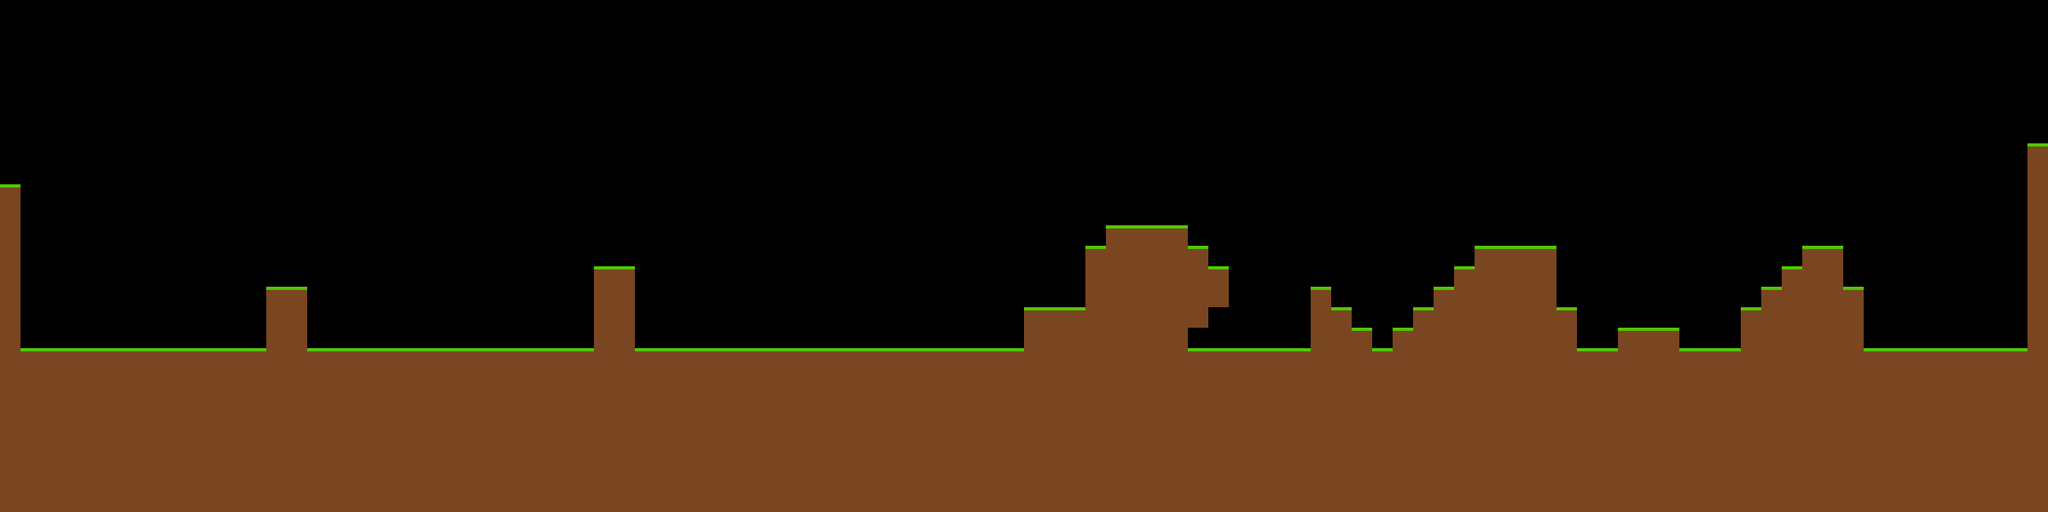

Below is a game level as drawn by its tile map, then a one-line description and the .tmx file that defines it, in full:
An orthogonal 100x25 tile map with 32x32 px tiles, 1 tile layer (Kachelebene 1), 2 tilesets.

<map version="1.0" orientation="orthogonal" renderorder="right-down" width="100" height="25" tilewidth="32" tileheight="32" nextobjectid="1">
 <tileset firstgid="1" name="Tile1" tilewidth="32" tileheight="32" tilecount="1" columns="1">
  <image source="Tile1.png" width="32" height="32" />
 </tileset>
 <tileset firstgid="2" name="Tile2" tilewidth="32" tileheight="32" tilecount="1" columns="1">
  <image source="Tile2.png" width="32" height="32" />
 </tileset>
 <layer name="Kachelebene 1" width="100" height="25">
  <data encoding="csv">
0,0,0,0,0,0,0,0,0,0,0,0,0,0,0,0,0,0,0,0,0,0,0,0,0,0,0,0,0,0,0,0,0,0,0,0,0,0,0,0,0,0,0,0,0,0,0,0,0,0,0,0,0,0,0,0,0,0,0,0,0,0,0,0,0,0,0,0,0,0,0,0,0,0,0,0,0,0,0,0,0,0,0,0,0,0,0,0,0,0,0,0,0,0,0,0,0,0,0,0,
0,0,0,0,0,0,0,0,0,0,0,0,0,0,0,0,0,0,0,0,0,0,0,0,0,0,0,0,0,0,0,0,0,0,0,0,0,0,0,0,0,0,0,0,0,0,0,0,0,0,0,0,0,0,0,0,0,0,0,0,0,0,0,0,0,0,0,0,0,0,0,0,0,0,0,0,0,0,0,0,0,0,0,0,0,0,0,0,0,0,0,0,0,0,0,0,0,0,0,0,
0,0,0,0,0,0,0,0,0,0,0,0,0,0,0,0,0,0,0,0,0,0,0,0,0,0,0,0,0,0,0,0,0,0,0,0,0,0,0,0,0,0,0,0,0,0,0,0,0,0,0,0,0,0,0,0,0,0,0,0,0,0,0,0,0,0,0,0,0,0,0,0,0,0,0,0,0,0,0,0,0,0,0,0,0,0,0,0,0,0,0,0,0,0,0,0,0,0,0,0,
0,0,0,0,0,0,0,0,0,0,0,0,0,0,0,0,0,0,0,0,0,0,0,0,0,0,0,0,0,0,0,0,0,0,0,0,0,0,0,0,0,0,0,0,0,0,0,0,0,0,0,0,0,0,0,0,0,0,0,0,0,0,0,0,0,0,0,0,0,0,0,0,0,0,0,0,0,0,0,0,0,0,0,0,0,0,0,0,0,0,0,0,0,0,0,0,0,0,0,0,
0,0,0,0,0,0,0,0,0,0,0,0,0,0,0,0,0,0,0,0,0,0,0,0,0,0,0,0,0,0,0,0,0,0,0,0,0,0,0,0,0,0,0,0,0,0,0,0,0,0,0,0,0,0,0,0,0,0,0,0,0,0,0,0,0,0,0,0,0,0,0,0,0,0,0,0,0,0,0,0,0,0,0,0,0,0,0,0,0,0,0,0,0,0,0,0,0,0,0,0,
0,0,0,0,0,0,0,0,0,0,0,0,0,0,0,0,0,0,0,0,0,0,0,0,0,0,0,0,0,0,0,0,0,0,0,0,0,0,0,0,0,0,0,0,0,0,0,0,0,0,0,0,0,0,0,0,0,0,0,0,0,0,0,0,0,0,0,0,0,0,0,0,0,0,0,0,0,0,0,0,0,0,0,0,0,0,0,0,0,0,0,0,0,0,0,0,0,0,0,0,
0,0,0,0,0,0,0,0,0,0,0,0,0,0,0,0,0,0,0,0,0,0,0,0,0,0,0,0,0,0,0,0,0,0,0,0,0,0,0,0,0,0,0,0,0,0,0,0,0,0,0,0,0,0,0,0,0,0,0,0,0,0,0,0,0,0,0,0,0,0,0,0,0,0,0,0,0,0,0,0,0,0,0,0,0,0,0,0,0,0,0,0,0,0,0,0,0,0,0,0,
0,0,0,0,0,0,0,0,0,0,0,0,0,0,0,0,0,0,0,0,0,0,0,0,0,0,0,0,0,0,0,0,0,0,0,0,0,0,0,0,0,0,0,0,0,0,0,0,0,0,0,0,0,0,0,0,0,0,0,0,0,0,0,0,0,0,0,0,0,0,0,0,0,0,0,0,0,0,0,0,0,0,0,0,0,0,0,0,0,0,0,0,0,0,0,0,0,0,0,2,
0,0,0,0,0,0,0,0,0,0,0,0,0,0,0,0,0,0,0,0,0,0,0,0,0,0,0,0,0,0,0,0,0,0,0,0,0,0,0,0,0,0,0,0,0,0,0,0,0,0,0,0,0,0,0,0,0,0,0,0,0,0,0,0,0,0,0,0,0,0,0,0,0,0,0,0,0,0,0,0,0,0,0,0,0,0,0,0,0,0,0,0,0,0,0,0,0,0,0,1,
2,0,0,0,0,0,0,0,0,0,0,0,0,0,0,0,0,0,0,0,0,0,0,0,0,0,0,0,0,0,0,0,0,0,0,0,0,0,0,0,0,0,0,0,0,0,0,0,0,0,0,0,0,0,0,0,0,0,0,0,0,0,0,0,0,0,0,0,0,0,0,0,0,0,0,0,0,0,0,0,0,0,0,0,0,0,0,0,0,0,0,0,0,0,0,0,0,0,0,1,
1,0,0,0,0,0,0,0,0,0,0,0,0,0,0,0,0,0,0,0,0,0,0,0,0,0,0,0,0,0,0,0,0,0,0,0,0,0,0,0,0,0,0,0,0,0,0,0,0,0,0,0,0,0,0,0,0,0,0,0,0,0,0,0,0,0,0,0,0,0,0,0,0,0,0,0,0,0,0,0,0,0,0,0,0,0,0,0,0,0,0,0,0,0,0,0,0,0,0,1,
1,0,0,0,0,0,0,0,0,0,0,0,0,0,0,0,0,0,0,0,0,0,0,0,0,0,0,0,0,0,0,0,0,0,0,0,0,0,0,0,0,0,0,0,0,0,0,0,0,0,0,0,0,0,2,2,2,2,0,0,0,0,0,0,0,0,0,0,0,0,0,0,0,0,0,0,0,0,0,0,0,0,0,0,0,0,0,0,0,0,0,0,0,0,0,0,0,0,0,1,
1,0,0,0,0,0,0,0,0,0,0,0,0,0,0,0,0,0,0,0,0,0,0,0,0,0,0,0,0,0,0,0,0,0,0,0,0,0,0,0,0,0,0,0,0,0,0,0,0,0,0,0,0,2,1,1,1,1,2,0,0,0,0,0,0,0,0,0,0,0,0,0,2,2,2,2,0,0,0,0,0,0,0,0,0,0,0,0,2,2,0,0,0,0,0,0,0,0,0,1,
1,0,0,0,0,0,0,0,0,0,0,0,0,0,0,0,0,0,0,0,0,0,0,0,0,0,0,0,0,2,2,0,0,0,0,0,0,0,0,0,0,0,0,0,0,0,0,0,0,0,0,0,0,1,1,1,1,1,1,2,0,0,0,0,0,0,0,0,0,0,0,2,1,1,1,1,0,0,0,0,0,0,0,0,0,0,0,2,1,1,0,0,0,0,0,0,0,0,0,1,
1,0,0,0,0,0,0,0,0,0,0,0,0,2,2,0,0,0,0,0,0,0,0,0,0,0,0,0,0,1,1,0,0,0,0,0,0,0,0,0,0,0,0,0,0,0,0,0,0,0,0,0,0,1,1,1,1,1,1,1,0,0,0,0,2,0,0,0,0,0,2,1,1,1,1,1,0,0,0,0,0,0,0,0,0,0,2,1,1,1,2,0,0,0,0,0,0,0,0,1,
1,0,0,0,0,0,0,0,0,0,0,0,0,1,1,0,0,0,0,0,0,0,0,0,0,0,0,0,0,1,1,0,0,0,0,0,0,0,0,0,0,0,0,0,0,0,0,0,0,0,2,2,2,1,1,1,1,1,1,0,0,0,0,0,1,2,0,0,0,2,1,1,1,1,1,1,2,0,0,0,0,0,0,0,0,2,1,1,1,1,1,0,0,0,0,0,0,0,0,1,
1,0,0,0,0,0,0,0,0,0,0,0,0,1,1,0,0,0,0,0,0,0,0,0,0,0,0,0,0,1,1,0,0,0,0,0,0,0,0,0,0,0,0,0,0,0,0,0,0,0,1,1,1,1,1,1,1,1,0,0,0,0,0,0,1,1,2,0,2,1,1,1,1,1,1,1,1,0,0,2,2,2,0,0,0,1,1,1,1,1,1,0,0,0,0,0,0,0,0,1,
1,2,2,2,2,2,2,2,2,2,2,2,2,1,1,2,2,2,2,2,2,2,2,2,2,2,2,2,2,1,1,2,2,2,2,2,2,2,2,2,2,2,2,2,2,2,2,2,2,2,1,1,1,1,1,1,1,1,2,2,2,2,2,2,1,1,1,2,1,1,1,1,1,1,1,1,1,2,2,1,1,1,2,2,2,1,1,1,1,1,1,2,2,2,2,2,2,2,2,1,
1,1,1,1,1,1,1,1,1,1,1,1,1,1,1,1,1,1,1,1,1,1,1,1,1,1,1,1,1,1,1,1,1,1,1,1,1,1,1,1,1,1,1,1,1,1,1,1,1,1,1,1,1,1,1,1,1,1,1,1,1,1,1,1,1,1,1,1,1,1,1,1,1,1,1,1,1,1,1,1,1,1,1,1,1,1,1,1,1,1,1,1,1,1,1,1,1,1,1,1,
1,1,1,1,1,1,1,1,1,1,1,1,1,1,1,1,1,1,1,1,1,1,1,1,1,1,1,1,1,1,1,1,1,1,1,1,1,1,1,1,1,1,1,1,1,1,1,1,1,1,1,1,1,1,1,1,1,1,1,1,1,1,1,1,1,1,1,1,1,1,1,1,1,1,1,1,1,1,1,1,1,1,1,1,1,1,1,1,1,1,1,1,1,1,1,1,1,1,1,1,
1,1,1,1,1,1,1,1,1,1,1,1,1,1,1,1,1,1,1,1,1,1,1,1,1,1,1,1,1,1,1,1,1,1,1,1,1,1,1,1,1,1,1,1,1,1,1,1,1,1,1,1,1,1,1,1,1,1,1,1,1,1,1,1,1,1,1,1,1,1,1,1,1,1,1,1,1,1,1,1,1,1,1,1,1,1,1,1,1,1,1,1,1,1,1,1,1,1,1,1,
1,1,1,1,1,1,1,1,1,1,1,1,1,1,1,1,1,1,1,1,1,1,1,1,1,1,1,1,1,1,1,1,1,1,1,1,1,1,1,1,1,1,1,1,1,1,1,1,1,1,1,1,1,1,1,1,1,1,1,1,1,1,1,1,1,1,1,1,1,1,1,1,1,1,1,1,1,1,1,1,1,1,1,1,1,1,1,1,1,1,1,1,1,1,1,1,1,1,1,1,
1,1,1,1,1,1,1,1,1,1,1,1,1,1,1,1,1,1,1,1,1,1,1,1,1,1,1,1,1,1,1,1,1,1,1,1,1,1,1,1,1,1,1,1,1,1,1,1,1,1,1,1,1,1,1,1,1,1,1,1,1,1,1,1,1,1,1,1,1,1,1,1,1,1,1,1,1,1,1,1,1,1,1,1,1,1,1,1,1,1,1,1,1,1,1,1,1,1,1,1,
1,1,1,1,1,1,1,1,1,1,1,1,1,1,1,1,1,1,1,1,1,1,1,1,1,1,1,1,1,1,1,1,1,1,1,1,1,1,1,1,1,1,1,1,1,1,1,1,1,1,1,1,1,1,1,1,1,1,1,1,1,1,1,1,1,1,1,1,1,1,1,1,1,1,1,1,1,1,1,1,1,1,1,1,1,1,1,1,1,1,1,1,1,1,1,1,1,1,1,1,
1,1,1,1,1,1,1,1,1,1,1,1,1,1,1,1,1,1,1,1,1,1,1,1,1,1,1,1,1,1,1,1,1,1,1,1,1,1,1,1,1,1,1,1,1,1,1,1,1,1,1,1,1,1,1,1,1,1,1,1,1,1,1,1,1,1,1,1,1,1,1,1,1,1,1,1,1,1,1,1,1,1,1,1,1,1,1,1,1,1,1,1,1,1,1,1,1,1,1,1
</data>
 </layer>
</map>